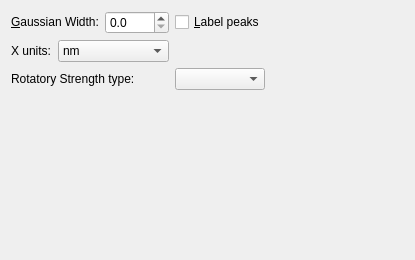
<?xml version="1.0" encoding="UTF-8"?>
<ui version="4.0">
 <class>Tab_CD</class>
 <widget class="QWidget" name="Tab_CD">
  <property name="geometry">
   <rect>
    <x>0</x>
    <y>0</y>
    <width>415</width>
    <height>260</height>
   </rect>
  </property>
  <property name="windowTitle">
   <string>Spectra Tab</string>
  </property>
  <layout class="QGridLayout" name="gridLayout">
   <item row="0" column="0" colspan="2">
    <widget class="QLabel" name="label_9">
     <property name="sizePolicy">
      <sizepolicy hsizetype="Fixed" vsizetype="Fixed">
       <horstretch>0</horstretch>
       <verstretch>0</verstretch>
      </sizepolicy>
     </property>
     <property name="text">
      <string>&amp;Gaussian Width:</string>
     </property>
     <property name="buddy">
      <cstring>spin_FWHM</cstring>
     </property>
    </widget>
   </item>
   <item row="0" column="2">
    <widget class="QDoubleSpinBox" name="spin_FWHM">
     <property name="sizePolicy">
      <sizepolicy hsizetype="Minimum" vsizetype="Fixed">
       <horstretch>0</horstretch>
       <verstretch>0</verstretch>
      </sizepolicy>
     </property>
     <property name="decimals">
      <number>1</number>
     </property>
     <property name="maximum">
      <double>1000.000000000000000</double>
     </property>
     <property name="singleStep">
      <double>0.500000000000000</double>
     </property>
    </widget>
   </item>
   <item row="0" column="3">
    <widget class="QCheckBox" name="cb_labelPeaks">
     <property name="sizePolicy">
      <sizepolicy hsizetype="Fixed" vsizetype="Fixed">
       <horstretch>0</horstretch>
       <verstretch>0</verstretch>
      </sizepolicy>
     </property>
     <property name="text">
      <string>&amp;Label peaks</string>
     </property>
     <property name="checked">
      <bool>false</bool>
     </property>
    </widget>
   </item>
   <item row="0" column="4">
    <spacer name="horizontalSpacer">
     <property name="orientation">
      <enum>Qt::Horizontal</enum>
     </property>
     <property name="sizeHint" stdset="0">
      <size>
       <width>40</width>
       <height>20</height>
      </size>
     </property>
    </spacer>
   </item>
   <item row="1" column="0">
    <widget class="QLabel" name="label_4">
     <property name="text">
      <string>X units:</string>
     </property>
    </widget>
   </item>
   <item row="1" column="1" colspan="2">
    <widget class="QComboBox" name="combo_XUnit">
     <item>
      <property name="text">
       <string>nm</string>
      </property>
     </item>
     <item>
      <property name="text">
       <string>eV</string>
      </property>
     </item>
     <item>
      <property name="text">
       <string>cm-1</string>
      </property>
     </item>
    </widget>
   </item>
   <item row="2" column="0" colspan="3">
    <widget class="QLabel" name="label">
     <property name="text">
      <string>Rotatory Strength type:</string>
     </property>
    </widget>
   </item>
   <item row="2" column="3">
    <widget class="QComboBox" name="combo_rotatoryType"/>
   </item>
   <item row="3" column="0">
    <spacer name="verticalSpacer">
     <property name="orientation">
      <enum>Qt::Vertical</enum>
     </property>
     <property name="sizeHint" stdset="0">
      <size>
       <width>20</width>
       <height>40</height>
      </size>
     </property>
    </spacer>
   </item>
  </layout>
 </widget>
 <resources/>
 <connections/>
</ui>
